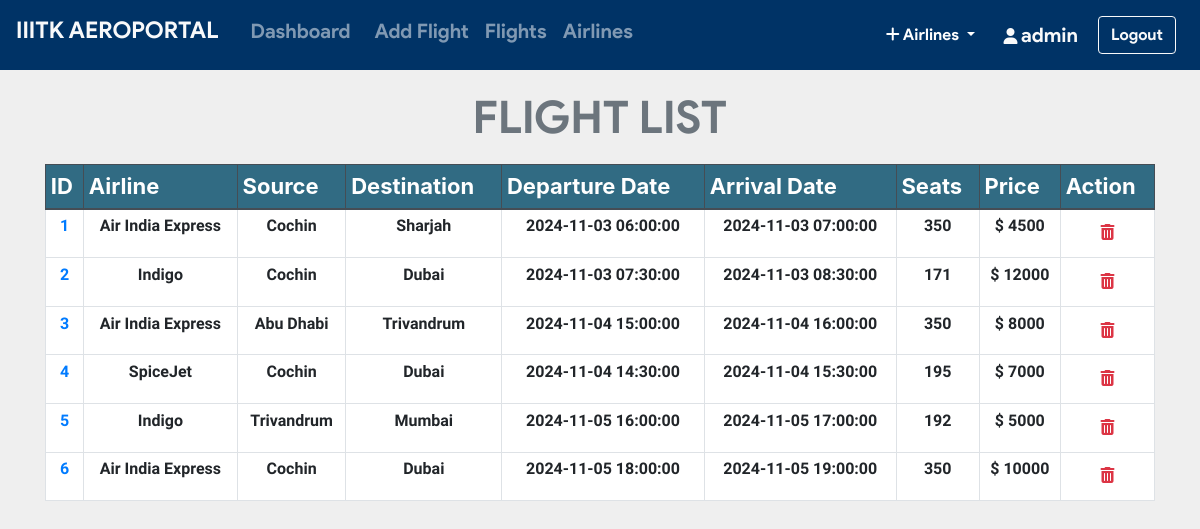
The app's page /admin/all_flights.php (signed in) with its own data.
### tables this page shows
CREATE TABLE `flight` (
  `flight_id` int(11) NOT NULL,
  `admin_id` int(11) NOT NULL,
  `airline` varchar(20) NOT NULL,
  `source` varchar(20) NOT NULL,
  `Destination` varchar(20) NOT NULL,
  `departure` datetime NOT NULL,
  `arrivale` datetime NOT NULL,
  `Seats` varchar(110) NOT NULL,
  `duration` varchar(20) NOT NULL,
  `Price` int(11) NOT NULL,
  `status` varchar(6) DEFAULT NULL,
  `issue` varchar(50) DEFAULT NULL,
  `last_seat` varchar(5) DEFAULT '',
  `bus_seats` int(11) DEFAULT 20,
  `last_bus_seat` varchar(5) DEFAULT ''
);

### admin/all_flights.php (the view, shortened to what this page needs)
<?php include_once 'header.php'; ?>
<?php include_once 'footer.php'; ?>
<?php require '../helpers/init_conn_db.php'; ?>
<main>
    <?php if (isset($_SESSION['adminId'])) { ?>
        <div class="container-md mt-2">
            <h1 class="display-4 text-center text-secondary">FLIGHT LIST</h1>
            <table class="table table-sm table-bordered">
                <thead class="thead-dark">
                    <tr>
                        <th scope="col">ID</th>
                        <th scope="col">Airline</th>
                        <th scope="col">Source</th>
                        <th scope="col">Destination</th>
                        <th scope="col">Departure Date</th>
                        <th scope="col">Arrival Date</th>
                        <th scope="col">Seats</th>
                        <th scope="col">Price</th>
                        <th scope="col">Action</th>
                    </tr>
                </thead>
                <tbody>
                    <?php
                    $sql = 'SELECT * FROM Flight ORDER BY flight_id ASC';
                    $stmt = mysqli_stmt_init($conn);
                    mysqli_stmt_prepare($stmt, $sql);
                    mysqli_stmt_execute($stmt);
                    $result = mysqli_stmt_get_result($stmt);
                    while ($row = mysqli_fetch_assoc($result)) {
                        echo "
                        <tr class='text-center'>
                            <td scope='row'>
                                <a href='pass_list.php?flight_id=".$row['flight_id']."'>
                                    ".$row['flight_id']."
                                </a>
                            </td>
                            <td>".$row['airline']."</td>
                            <td>".$row['source']."</td>
                            <td>".$row['Destination']."</td>
                            <td>".$row['departure']."</td>
                            <td>".$row['arrivale']."</td>
                            <td>".$row['Seats']."</td>
                            <td>$ ".$row['Price']."</td>
                            <td>
                                <form action='all_flights.php' method='post'>
                                    <input name='flight_id' type='hidden' value=".$row['flight_id'].">
                                    <button class='btn' type='submit' name='del_flight'>
                                        <i class='text-danger fa fa-trash'></i>
                                    </button>
                                </form>
                            </td>
                        </tr>
                        ";
                    }
                    ?>
                </tbody>
            </table>
        </div>
    <?php } ?>
</main>

### admin/header.php (shortened to what this page needs)
<!doctype html>
<html lang="en">
<head>
    <link rel="stylesheet" href="https://stackpath.bootstrapcdn.com/font-awesome/4.7.0/css/font-awesome.min.css">
    <link rel="stylesheet" href="https://stackpath.bootstrapcdn.com/bootstrap/4.5.2/css/bootstrap.min.css">
</head>
<body>
<nav class="navbar navbar-custom navbar-expand-lg navbar-dark">
  <a class="navbar-brand text-light" href="index.php"><h4>IIITK AEROPORTAL</h4></a>
  <div class="collapse navbar-collapse" id="navbarSupportedContent">
    <?php
        if(isset($_SESSION['adminId'])) { ?>
          <ul class="navbar-nav mr-auto">
            <li class="nav-item">
              <a class="nav-link" href="index.php">
                <h5 class="ml-2"> Dashboard</h5>
              </a>
            </li>
            <li class="nav-item">
              <a class="nav-link" href="flight.php">
                <h5 class="ml-2"> Add Flight</h5>
              </a>
            </li>
            <li class="nav-item">
              <a class="nav-link" href="all_flights.php">
                <h5>Flights</h5>
              </a>
            </li>
            <li class="nav-item">
              <a class="nav-link" href="list_airlines.php">
                <h5>Airlines</h5>
              </a>
            </li>
          </ul>
          <ul class="nav navbar-nav navbar-right">
            <li class="nav-item">
              <div class="dropdown mt-2">
                <button class="btn bg-transparent dropdown-toggle text-white" type="button"
                  id="dropdownMenuButton" data-toggle="dropdown"
                  aria-haspopup="true" aria-expanded="false">
                  <i class="fa fa-plus text-white"></i> Airlines
                </button>
              </div>
            </li>
            <li class="nav-item p-1 border-light">
              <a class="nav-link" href="">
                <i class="ml-1 fa fa-user text-light"></i>
                <span class="nav_link text-light" style="font-size: 20px;">
                <?php echo $_SESSION['adminUname']; ?>
                </span>
              </a>
            </li>
          </ul>
          <form action="../includes/logout.inc.php" method="POST">
            <button class="btn btn-outline-light m-2" type="submit">Logout</button>
          </form>
      </div>
      <?php } ?>
</nav>

### admin/footer.php (shortened to what this page needs)
  </body>
</html>

### admin/header.php (style rules this page uses)
.navbar-custom { background-color: #003366; font-family: 'product sans', cursive; }
h4 { font-size: 23px !important; }
.table .thead-dark th { background-color: #316b83; }

### admin/all_flights.php (style rules this page uses)
table { background-color: white; }
h1 { margin-top: 20px; margin-bottom: 20px; font-family: 'product sans'; font-size: 45px !important; font-weight: lighter; }
body { background-color: #efefef; }
th { font-size: 22px; }
td { margin-top: 10px !important; font-size: 16px; font-weight: bold; font-family: 'Assistant', sans-serif !important; }

### records on screen
flight: flight_id "1", airline "Air India Express", source "Cochin", Destination "Sharjah", departure "2024-11-03 06:00:00", arrivale "2024-11-03 07:00:00", Seats "350", Price "4500"
flight: flight_id "2", airline "Indigo", source "Cochin", Destination "Dubai", departure "2024-11-03 07:30:00", arrivale "2024-11-03 08:30:00", Seats "171", Price "12000"
flight: flight_id "3", airline "Air India Express", source "Abu Dhabi", Destination "Trivandrum", departure "2024-11-04 15:00:00", arrivale "2024-11-04 16:00:00", Seats "350", Price "8000"
flight: flight_id "4", airline "SpiceJet", source "Cochin", Destination "Dubai", departure "2024-11-04 14:30:00", arrivale "2024-11-04 15:30:00", Seats "195", Price "7000"
flight: flight_id "5", airline "Indigo", source "Trivandrum", Destination "Mumbai", departure "2024-11-05 16:00:00", arrivale "2024-11-05 17:00:00", Seats "192", Price "5000"
flight: flight_id "6", airline "Air India Express", source "Cochin", Destination "Dubai", departure "2024-11-05 18:00:00", arrivale "2024-11-05 19:00:00", Seats "350", Price "10000"

### other values on screen
$_SESSION['adminUname'] "admin"
